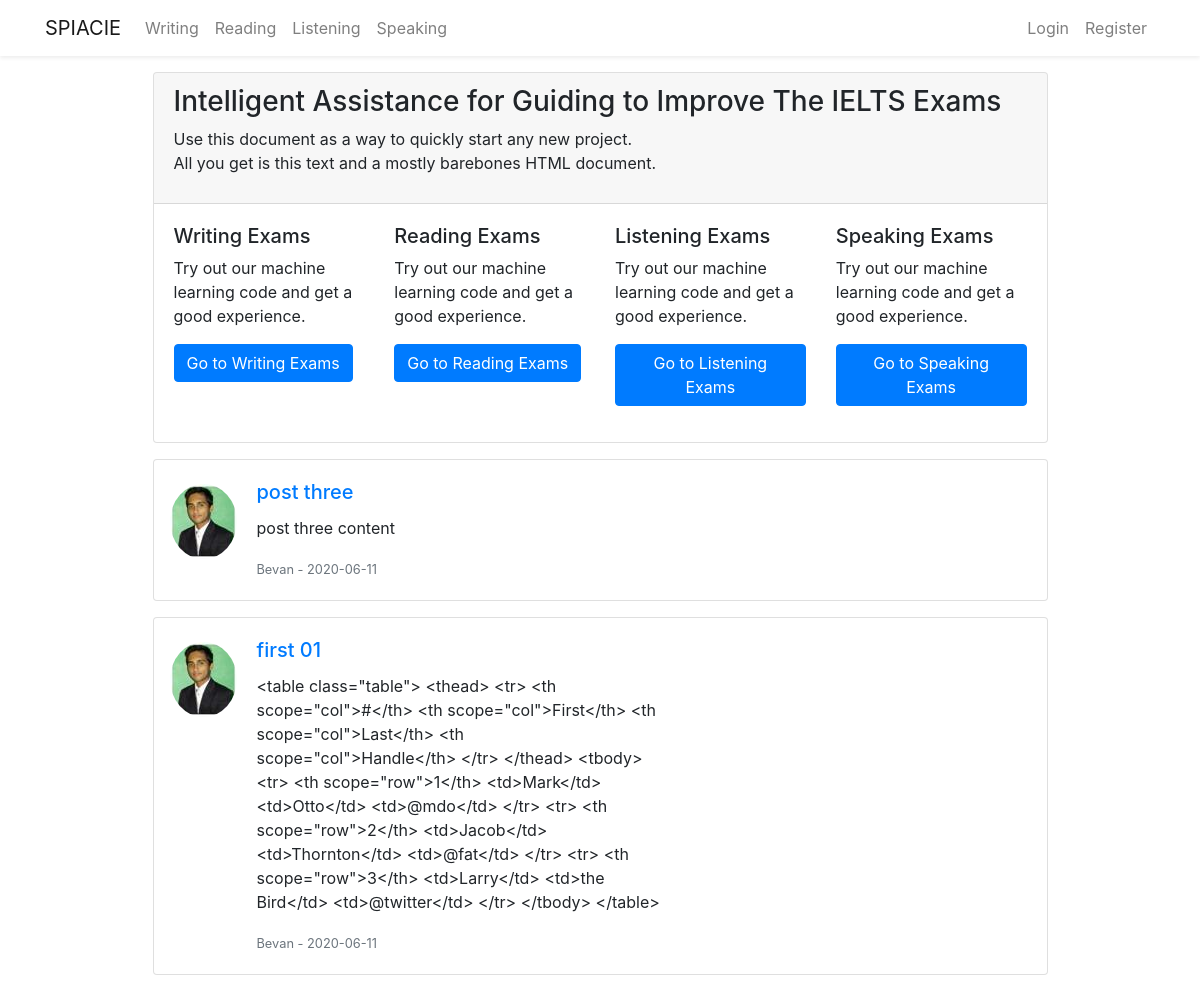
Page /home on the earlier database version.
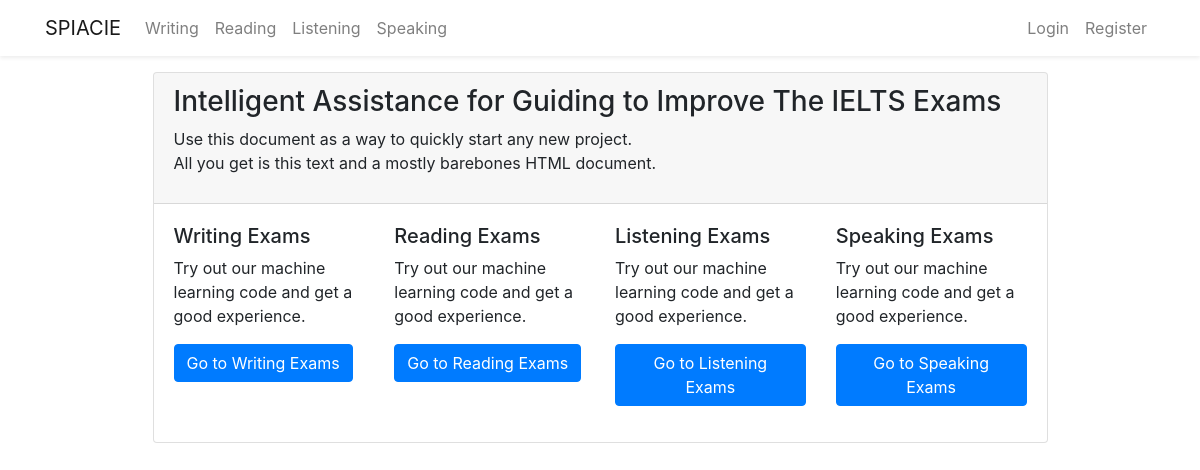
Same page on the later database version.
### flaskblog/models.py (models this page shows, shortened)
class Post(db.Model):
    id = db.Column(db.Integer, primary_key=True)
    title = db.Column(db.String(100), nullable=False)
    date_posted = db.Column(db.DateTime, nullable=False,
                            default=datetime.utcnow)
    content = db.Column(db.Text, nullable=False)
    user_id = db.Column(db.Integer, db.ForeignKey('user.id'), nullable=False)

class User(db.Model,  UserMixin):
    id = db.Column(db.Integer, primary_key=True)
    firstname = db.Column(db.String(20), nullable=False)
    lastname = db.Column(db.String(20), nullable=False)
    username = db.Column(db.String(20), unique=True, nullable=False)
    email = db.Column(db.String(20), unique=True, nullable=False)
    password = db.Column(db.String(20), nullable=False)
    image_file = db.Column(db.String(20), nullable=False,
                           default='default.jpg')
    post = db.relationship('Post', backref='author', lazy=True)
    questionpaper = db.relationship(
        'Questionpaper', backref='creator', lazy=True)
    writingpaper = db.relationship(
        'Writingpaper', backref='wcreator', lazy=True)
    writinganswer = db.relationship(
        'Writingpaperanswer', backref='wcandidate', lazy=True)

### flaskblog/routes.py (the view)
@app.route("/")
@app.route("/home")
def home():
    posts = Post.query.all()
    return render_template('home.html', posts=posts)

### flaskblog/templates/home.html
{% extends 'layout.html'%} {% block content %}
<div class="container mt-3">
  <div class="row justify-content-center">
    <div class="col-md-10">
      <div class="card">
        <div class="card-header">
          <div class="d-flex align-items-center">
            <div class="starter-template align-items-center">
              <h3>
                Intelligent Assistance for Guiding to Improve The IELTS Exams
              </h3>
              <p>
                Use this document as a way to quickly start any new project.<br />
                All you get is this text and a mostly barebones HTML document.
              </p>
            </div>
          </div>
        </div>
        <div class="card-body">
          <div class="row">
            <div class="col-sm-6 col-md-3">
              <div class="thumbnail">
                <div class="caption">
                  <h5>Writing Exams</h5>
                  <p>
                    Try out our machine learning code and get a good experience.
                  </p>
                  <p>
                    <a href="/writing" class="btn btn-primary" role="button"
                      >Go to Writing Exams</a
                    >
                  </p>
                </div>
              </div>
            </div>
            <div class="col-sm-6 col-md-3">
              <div class="thumbnail">
                <div class="caption">
                  <h5>Reading Exams</h5>
                  <p>
                    Try out our machine learning code and get a good experience.
                  </p>
                  <p>
                    <a href="/reading" class="btn btn-primary" role="button"
                      >Go to Reading Exams</a
                    >
                  </p>
                </div>
              </div>
            </div>
            <div class="col-sm-6 col-md-3">
              <div class="thumbnail">
                <div class="caption">
                  <h5>Listening Exams</h5>
                  <p>
                    Try out our machine learning code and get a good experience.
                  </p>
                  <p>
                    <a href="/listening" class="btn btn-primary" role="button"
                      >Go to Listening Exams</a
                    >
                  </p>
                </div>
              </div>
            </div>
            <div class="col-sm-6 col-md-3">
              <div class="thumbnail">
                <div class="caption">
                  <h5>Speaking Exams</h5>
                  <p>
                    Try out our machine learning code and get a good experience.
                  </p>
                  <p>
                    <a href="/speaking" class="btn btn-primary" role="button"
                      >Go to Speaking Exams</a
                    >
                  </p>
                </div>
              </div>
            </div>
          </div>
        </div>
      </div>
      {% for post in posts %}
      <div class="card mb-3 mt-3">
        <div class="row no-gutters">
          <div class="text-center">
            <img
              class="rounded-circle mt-4 ml-3"
              src="{{ url_for('static', filename='profile_pics/' + post.author.image_file) }}"
            />
          </div>
          <div class="col-md-6">
            <div class="card-body">
              <h5 class="card-title">
                <a
                  class="article-title"
                  href="{{ url_for('post', post_id= post.id )}}"
                  >{{ post.title }}</a
                >
              </h5>
              <p class="card-text">{{ post.content }}</p>
              <p class="card-text">
                <small class="text-muted"
                  >{{ post.author.username }} - {{
                  post.date_posted.strftime('%Y-%m-%d') }}</small
                >
              </p>
            </div>
          </div>
        </div>
      </div>
      {% endfor %}
    </div>
  </div>
</div>
{% endblock content%}

### flaskblog/templates/layout.html (shortened to what this page needs)
<!DOCTYPE html>
<html lang="en">
  <head>
    <link
      rel="stylesheet"
      href="https://stackpath.bootstrapcdn.com/bootstrap/4.5.0/css/bootstrap.min.css"
    />
  </head>
  <body>
    {% include 'includes/_navbar.html' %}
    <div class="container mt-3">
       {% block content %} {% endblock
      content%}
    </div>
  </body>
</html>

### flaskblog/templates/includes/_navbar.html (shortened to what this page needs)
<nav class="navbar navbar-expand-md navbar-light bg-white shadow-sm">
  <div class="container">
    <a class="navbar-brand" href="/">SPIACIE</a>
    <div class="collapse navbar-collapse" id="navbarSupportedContent">
      <ul class="navbar-nav mr-auto">
        <li class="nav-item">
          <a class="nav-link" href="/writing">Writing</a>
        </li>
        <li class="nav-item">
          <a class="nav-link" href="/reading">Reading</a>
        </li>
        <li class="nav-item">
          <a class="nav-link" href="/listening">Listening</a>
        </li>
        <li class="nav-item">
          <a class="nav-link" href="/speaking">Speaking</a>
        </li>
      </ul>
      <ul class="navbar-nav ml-auto">
        {% if current_user.is_authenticated %}
        <li class="nav-item">
          <a class="nav-link" href="/post/new">New Post</a>
        </li>
        <li class="nav-item">
          <a class="nav-link" href="/account">Account</a>
        </li>
        <li class="nav-item">
          <a class="nav-link" href="/logout">Logout</a>
        </li>
        {% else %}
        <li class="nav-item">
          <a class="nav-link" href="/login">Login</a>
        </li>
        <li class="nav-item">
          <a class="nav-link" href="/register">Register</a>
        </li>
        {% endif %}
      </ul>
    </div>
  </div>
</nav>

Differences in the rows shown:
removed Post: image_file (picture), title "post three", content "post three content", author.username "Bevan", date_posted "2020-06-11"
removed Post: image_file (picture), title "first 01", content "<table class=\"table\"> <thead> <tr> <th scope=\"col\">#</th> <th scope=\"col\">First</th> <th scope=\"col\">Last</th> <th scope=\"col\">Handle</th> </tr> </thead> <tbody> <tr> <th scope=\"row\">1</th> <td>Mark</td> <td>Otto</td> <td>@mdo</td> </tr> <tr> <th scope=\"row\">2</th> <td>Jacob</td> <td>Thornton</td> <td>@fat</td> </tr> <tr> <th scope=\"row\">3</th> <td>Larry</td> <td>the Bird</td> <td>@twitter</td> </tr> </tbody> </table>", author.username "Bevan", date_posted "2020-06-11"
